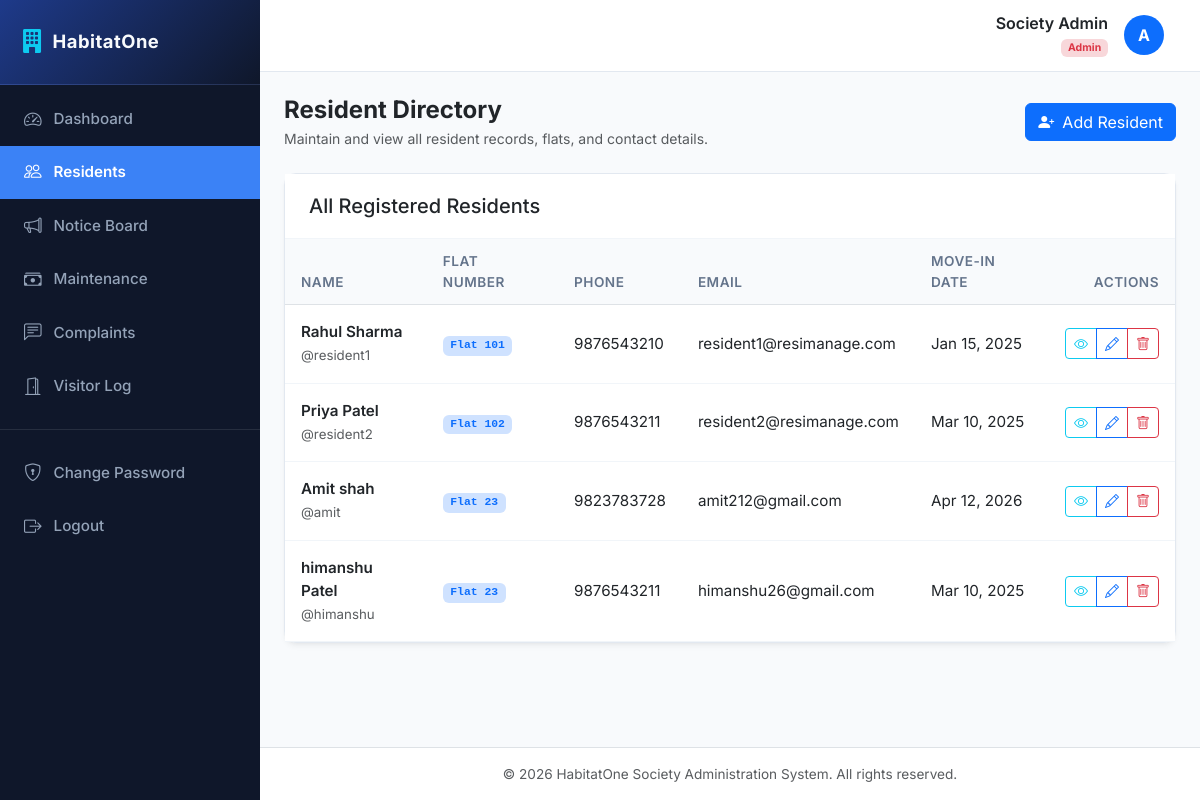
/residents/ (signed in), run on the app's committed database.
### accounts/models.py (models this page shows, shortened)
class User(AbstractUser):
    ROLE_CHOICES = (
        ('ADMIN', 'Society Admin'),
        ('RESIDENT', 'Resident'),
    )
    role = models.CharField(max_length=10, choices=ROLE_CHOICES, default='RESIDENT')

### residents/models.py (models this page shows, shortened)
class Resident(models.Model):
    user = models.OneToOneField(settings.AUTH_USER_MODEL, on_delete=models.CASCADE, related_name='resident_profile')
    flat_number = models.CharField(max_length=50)
    phone = models.CharField(max_length=15)
    family_members = models.PositiveIntegerField(default=1)
    move_in_date = models.DateField()

### accounts/decorators.py (the view)
    def wrap(request, *args, **kwargs):
        if request.user.is_authenticated and request.user.role == 'ADMIN':
            return view_func(request, *args, **kwargs)
        raise PermissionDenied

### residents/views.py (called while the page is built)
@login_required
@admin_required
def resident_list(request):
    residents = Resident.objects.all().select_related('user').order_by('flat_number')
    return render(request, 'residents/list.html', {'residents': residents})

### templates/residents/list.html (shortened to what this page needs)
{% extends 'base.html' %}
{% block content %}
<div class="d-flex justify-content-between align-items-center mb-4">
    <div>
        <h4 class="mb-1 text-dark fw-bold">Resident Directory</h4>
        <p class="text-muted mb-0 small">Maintain and view all resident records, flats, and contact details.</p>
    </div>
    <a href="{% url 'residents:create' %}" class="btn btn-primary d-flex align-items-center gap-2">
        <i class="bi bi-person-plus-fill"></i> Add Resident
    </a>
</div>
<div class="card card-custom">
    <div class="card-header-custom">
        <h5 class="mb-0">All Registered Residents</h5>
    </div>
    <div class="card-body-custom p-0">
        <div class="table-responsive">
            <table class="table table-custom align-middle">
                <thead>
                    <tr>
                        <th>Name</th>
                        <th>Flat Number</th>
                        <th>Phone</th>
                        <th>Email</th>
                        <th>Move-in Date</th>
                        <th class="text-end">Actions</th>
                    </tr>
                </thead>
                <tbody>
                    {% for resident in residents %}
                        <tr>
                            <td>
                                <div class="fw-semibold text-dark">{{ resident.user.get_full_name|default:resident.user.username }}</div>
                                <small class="text-muted">@{{ resident.user.username }}</small>
                            </td>
                            <td><span class="badge bg-primary-subtle text-primary font-monospace">Flat {{ resident.flat_number }}</span></td>
                            <td>{{ resident.phone }}</td>
                            <td>{{ resident.user.email }}</td>
                            <td>{{ resident.move_in_date|date:"M d, Y" }}</td>
                            <td class="text-end">
                                <div class="btn-group btn-group-sm">
                                    <a href="{% url 'residents:detail' resident.pk %}" class="btn btn-outline-info" title="View Details">
                                        <i class="bi bi-eye"></i>
                                    </a>
                                    <a href="{% url 'residents:edit' resident.pk %}" class="btn btn-outline-primary" title="Edit Resident">
                                        <i class="bi bi-pencil"></i>
                                    </a>
                                    <a href="{% url 'residents:delete' resident.pk %}" class="btn btn-outline-danger" title="Delete Resident">
                                        <i class="bi bi-trash"></i>
                                    </a>
                                </div>
                            </td>
                        </tr>
                    {% endfor %}
                </tbody>
            </table>
        </div>
    </div>
</div>
{% endblock %}

### templates/base.html (shortened to what this page needs)
<!DOCTYPE html>
<html lang="en">
<head>
    <link href="https://cdn.jsdelivr.net/npm/bootstrap@5.3.0/dist/css/bootstrap.min.css" rel="stylesheet">
    <link rel="stylesheet" href="https://cdn.jsdelivr.net/npm/bootstrap-icons@1.10.5/font/bootstrap-icons.css">
</head>
<body>
    <div class="d-flex" id="wrapper">
        <div id="sidebar-wrapper">
            <div class="sidebar-heading d-flex align-items-center gap-2">
                <i class="bi bi-building-fill text-info fs-4"></i>
                <span>HabitatOne</span>
            </div>
            <div class="list-group list-group-flush mt-2">
                <a href="{% url 'dashboard:home' %}" class="list-group-item list-group-item-action {% if request.resolver_match.app_name == 'dashboard' %}active{% endif %}">
                    <i class="bi bi-speedometer2"></i> Dashboard
                </a>
                {% if request.user.role == 'ADMIN' %}
                <a href="{% url 'residents:list' %}" class="list-group-item list-group-item-action {% if request.resolver_match.app_name == 'residents' %}active{% endif %}">
                    <i class="bi bi-people"></i> Residents
                </a>
                {% endif %}
                <a href="{% url 'notices:list' %}" class="list-group-item list-group-item-action {% if request.resolver_match.app_name == 'notices' %}active{% endif %}">
                    <i class="bi bi-megaphone"></i> Notice Board
                </a>
                <a href="{% url 'maintenance:list' %}" class="list-group-item list-group-item-action {% if request.resolver_match.app_name == 'maintenance' %}active{% endif %}">
                    <i class="bi bi-cash-stack"></i> Maintenance
                </a>
                <a href="{% url 'complaints:list' %}" class="list-group-item list-group-item-action {% if request.resolver_match.app_name == 'complaints' %}active{% endif %}">
                    <i class="bi bi-chat-left-text"></i> Complaints
                </a>
                <a href="{% url 'visitors:list' %}" class="list-group-item list-group-item-action {% if request.resolver_match.app_name == 'visitors' %}active{% endif %}">
                    <i class="bi bi-door-open"></i> Visitor Log
                </a>
                <div class="border-top border-secondary my-3 opacity-25"></div>
                <a href="{% url 'accounts:password_change' %}" class="list-group-item list-group-item-action {% if request.resolver_match.url_name == 'password_change' %}active{% endif %}">
                    <i class="bi bi-shield-lock"></i> Change Password
                </a>
                <a href="{% url 'accounts:logout' %}" class="list-group-item list-group-item-action">
                    <i class="bi bi-box-arrow-right"></i> Logout
                </a>
            </div>
        </div>
        <div id="page-content-wrapper">
            <nav class="navbar navbar-expand-lg navbar-custom navbar-light">
                <div class="container-fluid">
                    <div class="ms-auto d-flex align-items-center gap-3">
                        <div class="text-end d-none d-sm-block">
                            <h6 class="mb-0 fw-semibold text-dark">{{ request.user.get_full_name|default:request.user.username }}</h6>
                            <small class="text-muted">
                                {% if request.user.role == 'ADMIN' %}
                                    <span class="badge bg-danger-subtle text-danger">Admin</span>
                                {% else %}
                                    <span class="badge bg-primary-subtle text-primary">Resident - Flat {{ request.user.resident_profile.flat_number|default:"N/A" }}</span>
                                {% endif %}
                            </small>
                        </div>
                        <div class="avatar bg-primary text-white rounded-circle d-flex align-items-center justify-content-center fw-bold" style="width: 40px; height: 40px;">
                            {{ request.user.username|make_list|first|upper }}
                        </div>
                    </div>
                </div>
            </nav>
            <div class="container-fluid px-4 py-4 flex-grow-1">
                {% block content %}{% endblock %}
            </div>
            <footer class="bg-white border-top py-3 text-center text-muted mt-auto" style="font-size: 0.85rem;">
                <div class="container">
                    <span>&copy; 2026 HabitatOne Society Administration System. All rights reserved.</span>
                </div>
            </footer>
        </div>
    </div>
</body>
</html>

### templates/base.html (style rules this page uses)
:root { --primary-bg: #f8fafc; --sidebar-bg: #0f172a; --sidebar-hover: #1e293b; --sidebar-active: #3b82f6; --card-shadow: 0 4px 6px -1px rgb(0 0 0 / 0.05), 0 2px 4px -2px rgb(0 0 0 / 0.05); --header-bg: #ffffff; --accent-color: #2563eb; --text-main: #1e293b; --text-muted: #64748b; }
body { font-family: 'Inter', sans-serif; background-color: var(--primary-bg); color: var(--text-main); overflow-x: hidden; }
#sidebar-wrapper { min-height: 100vh; width: 260px; background-color: var(--sidebar-bg); color: #f8fafc; transition: all 0.25s ease; position: fixed; z-index: 1000; }
#sidebar-wrapper .sidebar-heading { padding: 1.5rem 1.25rem; font-size: 1.15rem; font-weight: 700; letter-spacing: 0.5px; border-bottom: 1px solid rgba(255, 255, 255, 0.08); background: linear-gradient(135deg, #1e3a8a, #0f172a); }
#sidebar-wrapper .list-group-item { background-color: transparent; color: #94a3b8; border: none; padding: 0.85rem 1.5rem; font-size: 0.95rem; font-weight: 500; display: flex; align-items: center; gap: 12px; transition: all 0.2s ease; }
#sidebar-wrapper .list-group-item i { font-size: 1.1rem; transition: transform 0.2s ease; }
#sidebar-wrapper .list-group-item.active { background-color: var(--sidebar-active); color: #ffffff; font-weight: 600; border-radius: 0; }
#page-content-wrapper { margin-left: 260px; min-width: 0; width: calc(100% - 260px); min-height: 100vh; display: flex; flex-direction: column; transition: all 0.25s ease; }
.navbar-custom { background-color: var(--header-bg); border-bottom: 1px solid #e2e8f0; padding: 0.85rem 1.5rem; }
.card-custom { background-color: #ffffff; border: 1px solid #e2e8f0; border-radius: 12px; box-shadow: var(--card-shadow); margin-bottom: 1.5rem; transition: transform 0.15s ease, box-shadow 0.15s ease; }
.card-header-custom { background-color: #ffffff; border-bottom: 1px solid #f1f5f9; padding: 1.25rem 1.5rem; font-weight: 600; font-size: 1.05rem; }
.card-body-custom { padding: 1.5rem; }
.table-custom { margin-bottom: 0; }
.table-custom th { font-weight: 600; color: var(--text-muted); border-bottom-width: 1px; font-size: 0.85rem; text-transform: uppercase; letter-spacing: 0.5px; background-color: #f8fafc; padding: 0.75rem 1rem; }
.table-custom td { padding: 1rem; vertical-align: middle; font-size: 0.95rem; border-bottom: 1px solid #f1f5f9; }

### data on the page
User: user.get_full_name "Society Admin", user.username|make_list "A"
Resident: user.get_full_name "Rahul Sharma", user.username "resident1", flat_number "101", phone "9876543210", user.email "resident1@resimanage.com", move_in_date "Jan 15, 2025"
Resident: user.get_full_name "Priya Patel", user.username "resident2", flat_number "102", phone "9876543211", user.email "resident2@resimanage.com", move_in_date "Mar 10, 2025"
Resident: user.get_full_name "Amit shah", user.username "amit", flat_number "23", phone "9823783728", user.email "amit212@gmail.com", move_in_date "Apr 12, 2026"
Resident: user.get_full_name "himanshu Patel", user.username "himanshu", flat_number "23", phone "9876543211", user.email "himanshu26@gmail.com", move_in_date "Mar 10, 2025"
